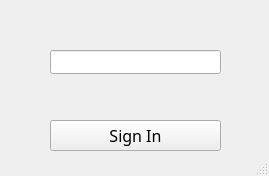
<?xml version="1.0" encoding="UTF-8"?>
<ui version="4.0">
 <class>MainWindow</class>
 <widget class="QMainWindow" name="MainWindow">
  <property name="geometry">
   <rect>
    <x>0</x>
    <y>0</y>
    <width>269</width>
    <height>176</height>
   </rect>
  </property>
  <property name="windowTitle">
   <string>Password Manager</string>
  </property>
  <property name="windowIcon">
   <iconset resource="resources.qrc">
    <normaloff>:/icons/poly.png</normaloff>:/icons/poly.png</iconset>
  </property>
  <property name="autoFillBackground">
   <bool>false</bool>
  </property>
  <widget class="QWidget" name="centralwidget">
   <widget class="QPushButton" name="pushButton">
    <property name="geometry">
     <rect>
      <x>50</x>
      <y>120</y>
      <width>171</width>
      <height>31</height>
     </rect>
    </property>
    <property name="font">
     <font>
      <family>Gilroy</family>
      <pointsize>12</pointsize>
      <bold>false</bold>
     </font>
    </property>
    <property name="text">
     <string>Sign In</string>
    </property>
   </widget>
   <widget class="QLineEdit" name="Pin">
    <property name="geometry">
     <rect>
      <x>50</x>
      <y>50</y>
      <width>171</width>
      <height>24</height>
     </rect>
    </property>
    <property name="font">
     <font>
      <family>Gilroy</family>
      <pointsize>12</pointsize>
     </font>
    </property>
    <property name="echoMode">
     <enum>QLineEdit::Password</enum>
    </property>
   </widget>
  </widget>
  <widget class="QStatusBar" name="statusbar"/>
 </widget>
 <resources>
  <include location="resources.qrc"/>
 </resources>
 <connections/>
</ui>
